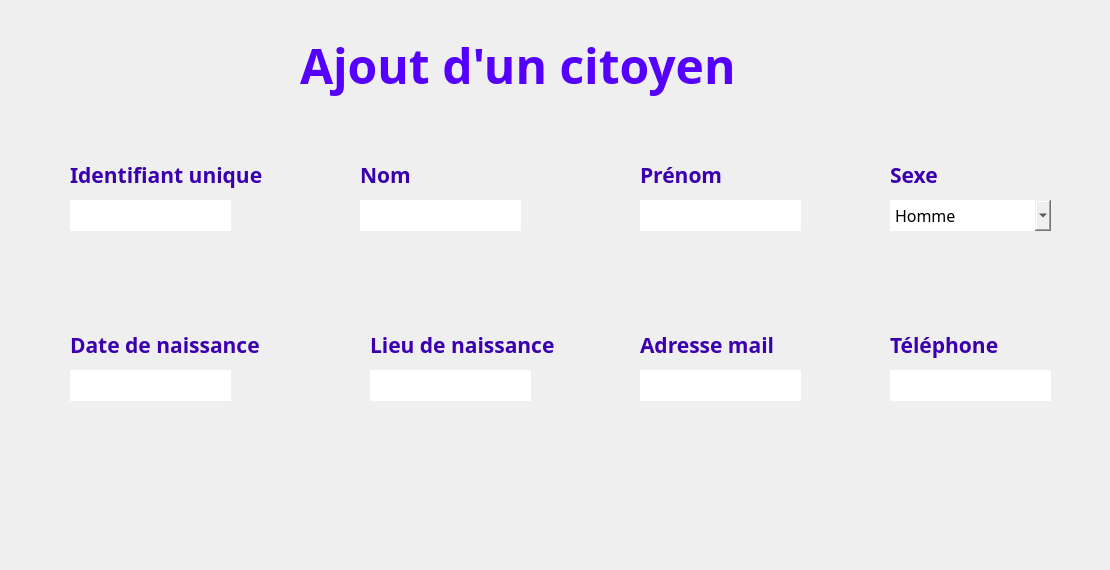
      <widget class="QWidget" name="page_8">
       <widget class="QLineEdit" name="input_tel">
        <property name="geometry">
         <rect>
          <x>890</x>
          <y>370</y>
          <width>161</width>
          <height>31</height>
         </rect>
        </property>
        <property name="font">
         <font>
          <family>Javanese Text</family>
          <pointsize>12</pointsize>
         </font>
        </property>
        <property name="styleSheet">
         <string notr="true">#input_tel{
background-color: transparent;
border-image: url(:champs.png);
background: none;
border: none;
background-repeat: none;
}
</string>
        </property>
       </widget>
       <widget class="QLineEdit" name="input_lieu">
        <property name="geometry">
         <rect>
          <x>370</x>
          <y>370</y>
          <width>161</width>
          <height>31</height>
         </rect>
        </property>
        <property name="font">
         <font>
          <family>Javanese Text</family>
          <pointsize>12</pointsize>
         </font>
        </property>
        <property name="styleSheet">
         <string notr="true">#input_lieu{
background-color: transparent;
border-image: url(:champs.png);
background: none;
border: none;
background-repeat: none;
}
</string>
        </property>
       </widget>
       <widget class="QPushButton" name="pushButton_save_2">
        <property name="geometry">
         <rect>
          <x>970</x>
          <y>460</y>
          <width>131</width>
          <height>41</height>
         </rect>
        </property>
        <property name="styleSheet">
         <string notr="true">#pushButton_save_2{
background-color: transparent;
border-image: url(:Ajouter.png);
background: none;
border: none;
background-repeat: none;
}
#pushButton_save_2:hover{
background-color: transparent;
border-image: url(:Ajouter_P.png);
background: none;
border: none;
background-repeat: none;
}</string>
        </property>
        <property name="text">
         <string/>
        </property>
       </widget>
       <widget class="QLineEdit" name="input_mail">
        <property name="geometry">
         <rect>
          <x>640</x>
          <y>370</y>
          <width>161</width>
          <height>31</height>
         </rect>
        </property>
        <property name="font">
         <font>
          <family>Javanese Text</family>
          <pointsize>12</pointsize>
         </font>
        </property>
        <property name="styleSheet">
         <string notr="true">#input_mail {
background-color: transparent;
border-image: url(:champs.png);
background: none;
border: none;
background-repeat: none;
}
</string>
        </property>
       </widget>
       <widget class="QLineEdit" name="input_nom_2">
        <property name="geometry">
         <rect>
          <x>360</x>
          <y>200</y>
          <width>161</width>
          <height>31</height>
         </rect>
        </property>
        <property name="font">
         <font>
          <family>Javanese Text</family>
          <pointsize>12</pointsize>
         </font>
        </property>
        <property name="styleSheet">
         <string notr="true">#input_nom_2 {
background-color: transparent;
border-image: url(:champs.png);
background: none;
border: none;
background-repeat: none;
}
</string>
        </property>
       </widget>
       <widget class="QLineEdit" name="input_naissance">
        <property name="geometry">
         <rect>
          <x>70</x>
          <y>370</y>
          <width>161</width>
          <height>31</height>
         </rect>
        </property>
        <property name="font">
         <font>
          <family>Javanese Text</family>
          <pointsize>12</pointsize>
         </font>
        </property>
        <property name="styleSheet">
         <string notr="true">#input_naissance {
background-color: transparent;
border-image: url(:champs.png);
background: none;
border: none;
background-repeat: none;
}
</string>
        </property>
       </widget>
       <widget class="QLineEdit" name="input_prenom">
        <property name="geometry">
         <rect>
          <x>640</x>
          <y>200</y>
          <width>161</width>
          <height>31</height>
         </rect>
        </property>
        <property name="font">
         <font>
          <family>Javanese Text</family>
          <pointsize>12</pointsize>
         </font>
        </property>
        <property name="styleSheet">
         <string notr="true">#input_prenom{
background-color: transparent;
border-image: url(:champs.png);
background: none;
border: none;
background-repeat: none;
}
</string>
        </property>
       </widget>
       <widget class="QPushButton" name="pushButton_cancel_2">
        <property name="geometry">
         <rect>
          <x>960</x>
          <y>520</y>
          <width>141</width>
          <height>41</height>
         </rect>
        </property>
        <property name="styleSheet">
         <string notr="true">#pushButton_cancel_2 {
background-color: transparent;
border-image: url(:Annuler.png);
background: none;
border: none;
background-repeat: none;
}
#pushButton_cancel_2:hover{
background-color: transparent;
border-image: url(:Annuler_P.png);
background: none;
border: none;
background-repeat: none;
}</string>
        </property>
        <property name="text">
         <string/>
        </property>
       </widget>
       <widget class="QLineEdit" name="input_id_2">
        <property name="geometry">
         <rect>
          <x>70</x>
          <y>200</y>
          <width>161</width>
          <height>31</height>
         </rect>
        </property>
        <property name="font">
         <font>
          <family>Javanese Text</family>
          <pointsize>12</pointsize>
         </font>
        </property>
        <property name="styleSheet">
         <string notr="true">#input_id_2{
background-color: transparent;
border-image: url(:champs.png);
background: none;
border: none;
background-repeat: none;
}
</string>
        </property>
       </widget>
       <widget class="QComboBox" name="input_sexe">
        <property name="geometry">
         <rect>
          <x>890</x>
          <y>200</y>
          <width>161</width>
          <height>31</height>
         </rect>
        </property>
        <property name="font">
         <font>
          <family>Javanese Text</family>
          <pointsize>12</pointsize>
         </font>
        </property>
        <property name="styleSheet">
         <string notr="true">#input_sexe {
background-color: transparent;
border-image: url(:champs.png);
background: none;
border: none;
background-repeat: none;
}
</string>
        </property>
        <item>
         <property name="text">
          <string>Homme</string>
         </property>
        </item>
        <item>
         <property name="text">
          <string>Femme</string>
         </property>
        </item>
       </widget>
       <widget class="QLabel" name="label_35">
        <property name="geometry">
         <rect>
          <x>300</x>
          <y>10</y>
          <width>681</width>
          <height>111</height>
         </rect>
        </property>
        <property name="font">
         <font>
          <family>Segoe Print</family>
         </font>
        </property>
        <property name="styleSheet">
         <string notr="true">#label_16 {
background-color: transparent;
background: none;
border: none;
background-repeat: none;
}
</string>
        </property>
        <property name="text">
         <string>&lt;html&gt;&lt;head/&gt;&lt;body&gt;&lt;p&gt;&lt;span style=&quot; font-size:36pt; font-weight:600; color:#5500ff;&quot;&gt;Ajout d'un citoyen&lt;/span&gt;&lt;/p&gt;&lt;/body&gt;&lt;/html&gt;</string>
        </property>
        <property name="textFormat">
         <enum>Qt::AutoText</enum>
        </property>
        <property name="scaledContents">
         <bool>false</bool>
        </property>
       </widget>
       <widget class="QLabel" name="label_185">
        <property name="geometry">
         <rect>
          <x>70</x>
          <y>160</y>
          <width>241</width>
          <height>31</height>
         </rect>
        </property>
        <property name="palette">
         <palette>
          <active>
           <colorrole role="WindowText">
            <brush brushstyle="SolidPattern">
             <color alpha="255">
              <red>4</red>
              <green>7</green>
              <blue>62</blue>
             </color>
            </brush>
           </colorrole>
          </active>
          <inactive>
           <colorrole role="WindowText">
            <brush brushstyle="SolidPattern">
             <color alpha="255">
              <red>4</red>
              <green>7</green>
              <blue>62</blue>
             </color>
            </brush>
           </colorrole>
          </inactive>
          <disabled>
           <colorrole role="WindowText">
            <brush brushstyle="SolidPattern">
             <color alpha="255">
              <red>120</red>
              <green>120</green>
              <blue>120</blue>
             </color>
            </brush>
           </colorrole>
          </disabled>
         </palette>
        </property>
        <property name="font">
         <font>
          <family>Corbel</family>
         </font>
        </property>
        <property name="text">
         <string>&lt;html&gt;&lt;head/&gt;&lt;body&gt;&lt;p&gt;&lt;span style=&quot; font-size:16pt; font-weight:600; color:#3a00af;&quot;&gt;Identifiant unique&lt;/span&gt;&lt;/p&gt;&lt;/body&gt;&lt;/html&gt;</string>
        </property>
       </widget>
       <widget class="QLabel" name="label_186">
        <property name="geometry">
         <rect>
          <x>360</x>
          <y>160</y>
          <width>191</width>
          <height>31</height>
         </rect>
        </property>
        <property name="palette">
         <palette>
          <active>
           <colorrole role="WindowText">
            <brush brushstyle="SolidPattern">
             <color alpha="255">
              <red>4</red>
              <green>7</green>
              <blue>62</blue>
             </color>
            </brush>
           </colorrole>
          </active>
          <inactive>
           <colorrole role="WindowText">
            <brush brushstyle="SolidPattern">
             <color alpha="255">
              <red>4</red>
              <green>7</green>
              <blue>62</blue>
             </color>
            </brush>
           </colorrole>
          </inactive>
          <disabled>
           <colorrole role="WindowText">
            <brush brushstyle="SolidPattern">
             <color alpha="255">
              <red>120</red>
              <green>120</green>
              <blue>120</blue>
             </color>
            </brush>
           </colorrole>
          </disabled>
         </palette>
        </property>
        <property name="font">
         <font>
          <family>Corbel</family>
         </font>
        </property>
        <property name="text">
         <string>&lt;html&gt;&lt;head/&gt;&lt;body&gt;&lt;p&gt;&lt;span style=&quot; font-size:16pt; font-weight:600; color:#3a00af;&quot;&gt;Nom&lt;/span&gt;&lt;/p&gt;&lt;/body&gt;&lt;/html&gt;</string>
        </property>
       </widget>
       <widget class="QLabel" name="label_187">
        <property name="geometry">
         <rect>
          <x>640</x>
          <y>160</y>
          <width>191</width>
          <height>31</height>
         </rect>
        </property>
        <property name="palette">
         <palette>
          <active>
           <colorrole role="WindowText">
            <brush brushstyle="SolidPattern">
             <color alpha="255">
              <red>4</red>
              <green>7</green>
              <blue>62</blue>
             </color>
            </brush>
           </colorrole>
          </active>
          <inactive>
           <colorrole role="WindowText">
            <brush brushstyle="SolidPattern">
             <color alpha="255">
              <red>4</red>
              <green>7</green>
              <blue>62</blue>
             </color>
            </brush>
           </colorrole>
          </inactive>
          <disabled>
           <colorrole role="WindowText">
            <brush brushstyle="SolidPattern">
             <color alpha="255">
              <red>120</red>
              <green>120</green>
              <blue>120</blue>
             </color>
            </brush>
           </colorrole>
          </disabled>
         </palette>
        </property>
        <property name="font">
         <font>
          <family>Corbel</family>
         </font>
        </property>
        <property name="text">
         <string>&lt;html&gt;&lt;head/&gt;&lt;body&gt;&lt;p&gt;&lt;span style=&quot; font-size:16pt; font-weight:600; color:#3a00af;&quot;&gt;Prénom&lt;/span&gt;&lt;/p&gt;&lt;/body&gt;&lt;/html&gt;</string>
        </property>
       </widget>
       <widget class="QLabel" name="label_188">
        <property name="geometry">
         <rect>
          <x>890</x>
          <y>160</y>
          <width>191</width>
          <height>31</height>
         </rect>
        </property>
        <property name="palette">
         <palette>
          <active>
           <colorrole role="WindowText">
            <brush brushstyle="SolidPattern">
             <color alpha="255">
              <red>4</red>
              <green>7</green>
              <blue>62</blue>
             </color>
            </brush>
           </colorrole>
          </active>
          <inactive>
           <colorrole role="WindowText">
            <brush brushstyle="SolidPattern">
             <color alpha="255">
              <red>4</red>
              <green>7</green>
              <blue>62</blue>
             </color>
            </brush>
           </colorrole>
          </inactive>
          <disabled>
           <colorrole role="WindowText">
            <brush brushstyle="SolidPattern">
             <color alpha="255">
              <red>120</red>
              <green>120</green>
              <blue>120</blue>
             </color>
            </brush>
           </colorrole>
          </disabled>
         </palette>
        </property>
        <property name="font">
         <font>
          <family>Corbel</family>
         </font>
        </property>
        <property name="text">
         <string>&lt;html&gt;&lt;head/&gt;&lt;body&gt;&lt;p&gt;&lt;span style=&quot; font-size:16pt; font-weight:600; color:#3a00af;&quot;&gt;Sexe&lt;/span&gt;&lt;/p&gt;&lt;/body&gt;&lt;/html&gt;</string>
        </property>
       </widget>
       <widget class="QLabel" name="label_189">
        <property name="geometry">
         <rect>
          <x>70</x>
          <y>330</y>
          <width>211</width>
          <height>31</height>
         </rect>
        </property>
        <property name="palette">
         <palette>
          <active>
           <colorrole role="WindowText">
            <brush brushstyle="SolidPattern">
             <color alpha="255">
              <red>4</red>
              <green>7</green>
              <blue>62</blue>
             </color>
            </brush>
           </colorrole>
          </active>
          <inactive>
           <colorrole role="WindowText">
            <brush brushstyle="SolidPattern">
             <color alpha="255">
              <red>4</red>
              <green>7</green>
              <blue>62</blue>
             </color>
            </brush>
           </colorrole>
          </inactive>
          <disabled>
           <colorrole role="WindowText">
            <brush brushstyle="SolidPattern">
             <color alpha="255">
              <red>120</red>
              <green>120</green>
              <blue>120</blue>
             </color>
            </brush>
           </colorrole>
          </disabled>
         </palette>
        </property>
        <property name="font">
         <font>
          <family>Corbel</family>
         </font>
        </property>
        <property name="text">
         <string>&lt;html&gt;&lt;head/&gt;&lt;body&gt;&lt;p&gt;&lt;span style=&quot; font-size:16pt; font-weight:600; color:#3a00af;&quot;&gt;Date de naissance&lt;/span&gt;&lt;/p&gt;&lt;/body&gt;&lt;/html&gt;</string>
        </property>
       </widget>
       <widget class="QLabel" name="label_190">
        <property name="geometry">
         <rect>
          <x>370</x>
          <y>330</y>
          <width>211</width>
          <height>31</height>
         </rect>
        </property>
        <property name="palette">
         <palette>
          <active>
           <colorrole role="WindowText">
            <brush brushstyle="SolidPattern">
             <color alpha="255">
              <red>4</red>
              <green>7</green>
              <blue>62</blue>
             </color>
            </brush>
           </colorrole>
          </active>
          <inactive>
           <colorrole role="WindowText">
            <brush brushstyle="SolidPattern">
             <color alpha="255">
              <red>4</red>
              <green>7</green>
              <blue>62</blue>
             </color>
            </brush>
           </colorrole>
          </inactive>
          <disabled>
           <colorrole role="WindowText">
            <brush brushstyle="SolidPattern">
             <color alpha="255">
              <red>120</red>
              <green>120</green>
              <blue>120</blue>
             </color>
            </brush>
           </colorrole>
          </disabled>
         </palette>
        </property>
        <property name="font">
         <font>
          <family>Corbel</family>
         </font>
        </property>
        <property name="text">
         <string>&lt;html&gt;&lt;head/&gt;&lt;body&gt;&lt;p&gt;&lt;span style=&quot; font-size:16pt; font-weight:600; color:#3a00af;&quot;&gt;Lieu de naissance&lt;/span&gt;&lt;/p&gt;&lt;/body&gt;&lt;/html&gt;</string>
        </property>
       </widget>
       <widget class="QLabel" name="label_191">
        <property name="geometry">
         <rect>
          <x>640</x>
          <y>330</y>
          <width>191</width>
          <height>31</height>
         </rect>
        </property>
        <property name="palette">
         <palette>
          <active>
           <colorrole role="WindowText">
            <brush brushstyle="SolidPattern">
             <color alpha="255">
              <red>4</red>
              <green>7</green>
              <blue>62</blue>
             </color>
            </brush>
           </colorrole>
          </active>
          <inactive>
           <colorrole role="WindowText">
            <brush brushstyle="SolidPattern">
             <color alpha="255">
              <red>4</red>
              <green>7</green>
              <blue>62</blue>
             </color>
            </brush>
           </colorrole>
          </inactive>
          <disabled>
           <colorrole role="WindowText">
            <brush brushstyle="SolidPattern">
             <color alpha="255">
              <red>120</red>
              <green>120</green>
              <blue>120</blue>
             </color>
            </brush>
           </colorrole>
          </disabled>
         </palette>
        </property>
        <property name="font">
         <font>
          <family>Corbel</family>
         </font>
        </property>
        <property name="text">
         <string>&lt;html&gt;&lt;head/&gt;&lt;body&gt;&lt;p&gt;&lt;span style=&quot; font-size:16pt; font-weight:600; color:#3a00af;&quot;&gt;Adresse mail&lt;/span&gt;&lt;/p&gt;&lt;/body&gt;&lt;/html&gt;</string>
        </property>
       </widget>
       <widget class="QLabel" name="label_192">
        <property name="geometry">
         <rect>
          <x>890</x>
          <y>330</y>
          <width>191</width>
          <height>31</height>
         </rect>
        </property>
        <property name="palette">
         <palette>
          <active>
           <colorrole role="WindowText">
            <brush brushstyle="SolidPattern">
             <color alpha="255">
              <red>4</red>
              <green>7</green>
              <blue>62</blue>
             </color>
            </brush>
           </colorrole>
          </active>
          <inactive>
           <colorrole role="WindowText">
            <brush brushstyle="SolidPattern">
             <color alpha="255">
              <red>4</red>
              <green>7</green>
              <blue>62</blue>
             </color>
            </brush>
           </colorrole>
          </inactive>
          <disabled>
           <colorrole role="WindowText">
            <brush brushstyle="SolidPattern">
             <color alpha="255">
              <red>120</red>
              <green>120</green>
              <blue>120</blue>
             </color>
            </brush>
           </colorrole>
          </disabled>
         </palette>
        </property>
        <property name="font">
         <font>
          <family>Corbel</family>
         </font>
        </property>
        <property name="text">
         <string>&lt;html&gt;&lt;head/&gt;&lt;body&gt;&lt;p&gt;&lt;span style=&quot; font-size:16pt; font-weight:600; color:#3a00af;&quot;&gt;Téléphone&lt;/span&gt;&lt;/p&gt;&lt;/body&gt;&lt;/html&gt;</string>
        </property>
       </widget>
      </widget>
